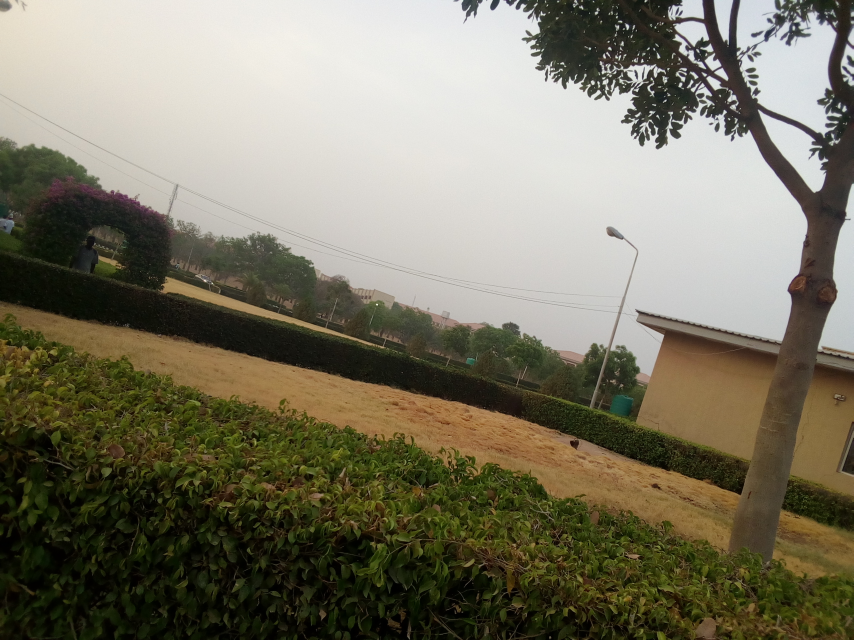
#> input picture tests/fixtures/pixel-converter/flower-landscape.jpg, 2560 x 1920 px, given in place of manga_bg_01.png, which was not available (shown at 1/3 size)
$ python make-comic-fixture.py
#> lines starting #> are read from the running program, lines starting #| are printed output that depends on the picture; pictures that were not available may be replaced by others from this repository, and a replacement may not be noted
"""Compose an original CC0 test comic from Pavel Kutejnikov's CC0 manga backgrounds.

The upstream archive is intentionally not vendored. It is available at
https://opengameart.org/content/manga-style-background (manga_bg.7z).
Expected extracted inputs: manga_bg_01.png, manga_bg_04.png, manga_bg_08.png.
The committed output is itself released CC0 by the Nerulio T8 implementation author.
"""
from pathlib import Path
from PIL import Image, ImageDraw, ImageFont, ImageOps

ROOT = Path(__file__).resolve().parents[3]
SRC = ROOT / 'test-results' / 't8' / 'manga-bg-src'
OUT = Path(__file__).parent / 'comic-page.png'
W, H = 800, 3000
PAGE = Image.new('RGB', (W, H), '#f5f3ed')
D = ImageDraw.Draw(PAGE)
FONT = 'C:/Windows/Fonts/arial.ttf'
TITLE = ImageFont.truetype(FONT, 27)
D.text((31, 18), 'THE LAST SIGNAL  /  EPISODE TEST', font=TITLE, fill='#161616')

def panel(name, y, dialogue, bubble_x, actor_x, sfx=None):
#> called with name = 'manga_bg_01.png', y = 70, dialogue = 'The signal is gone.', bubble_x = 42, actor_x = 625
    art = Image.open(SRC / name).convert('RGB')
#> art is the input picture: PIL image 2560x1920 RGB; mean R, G, B 123.2, 118.8, 100.9
    art = ImageOps.fit(art, (752, 850), method=Image.Resampling.LANCZOS, centering=(.5, .5))
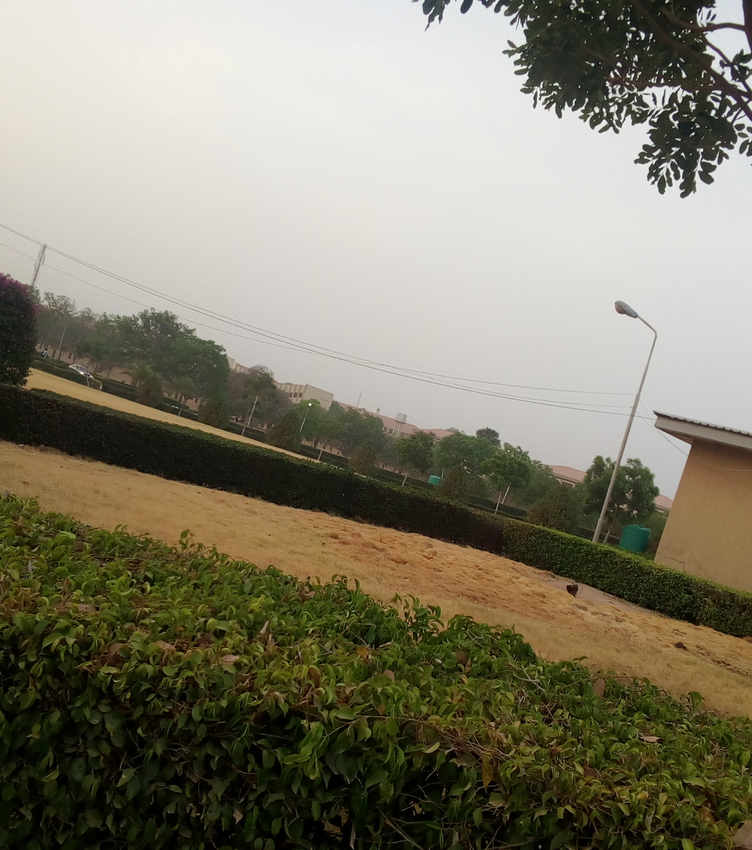
#> art: PIL image 752x850 RGB; mean R, G, B 131.3, 127, 109
    PAGE.paste(art, (24, y))
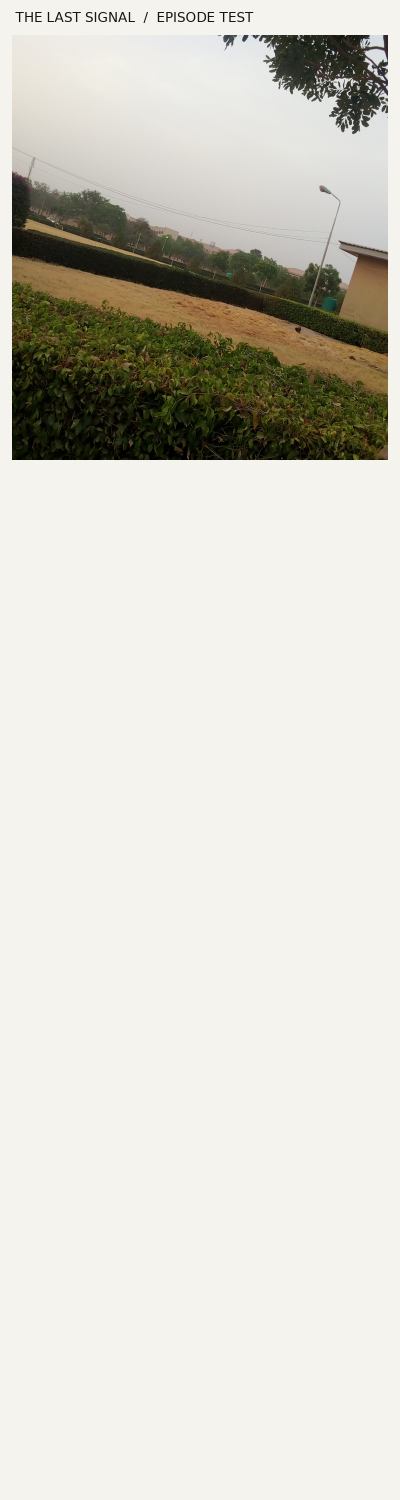
#> PAGE: PIL image 800x3000 RGB (shown at 1/2 size); mean R, G, B 214.5, 211.9, 202.7
    dr = ImageDraw.Draw(PAGE)
    dr.rectangle((21, y-3, 779, y+853), outline='#111', width=6)
    # Original ink silhouette, deliberately simple and distinct from upstream art.
    ax, ay = actor_x, y+610
    dr.ellipse((ax-31, ay-72, ax+31, ay-10), fill='#090909')
    dr.polygon([(ax-44, ay-8), (ax+41, ay-8), (ax+64, ay+217), (ax-70, ay+217)], fill='#090909')
    dr.line((ax-53, ay+30, ax-98, ay+157), fill='#090909', width=19)
    dr.line((ax+45, ay+26, ax+88, ay+165), fill='#090909', width=19)
    x = bubble_x
    dr.rounded_rectangle((x, y+55, x+460, y+190), radius=60, fill='white', outline='#111', width=5)
    dr.polygon([(x+250, y+181), (x+340, y+180), (ax, ay-74)], fill='white')
    dr.line([(x+250, y+182), (ax, ay-74), (x+340, y+180)], fill='#111', width=4)
    dr.text((x+34, y+102), dialogue, font=ImageFont.truetype(FONT, 33), fill='#111')
    if sfx:
        dr.text((520, y+440), sfx, font=ImageFont.truetype(FONT, 61), fill='white', stroke_width=4, stroke_fill='#111')

panel('manga_bg_01.png', 70, 'The signal is gone.', 42, 625)
panel('manga_bg_04.png', 1060, 'Look above.', 285, 153, 'KLANG')
#> call 2 of panel, with name = 'manga_bg_04.png', y = 1060, dialogue = 'Look above.', bubble_x = 285, actor_x = 153, sfx = 'KLANG'
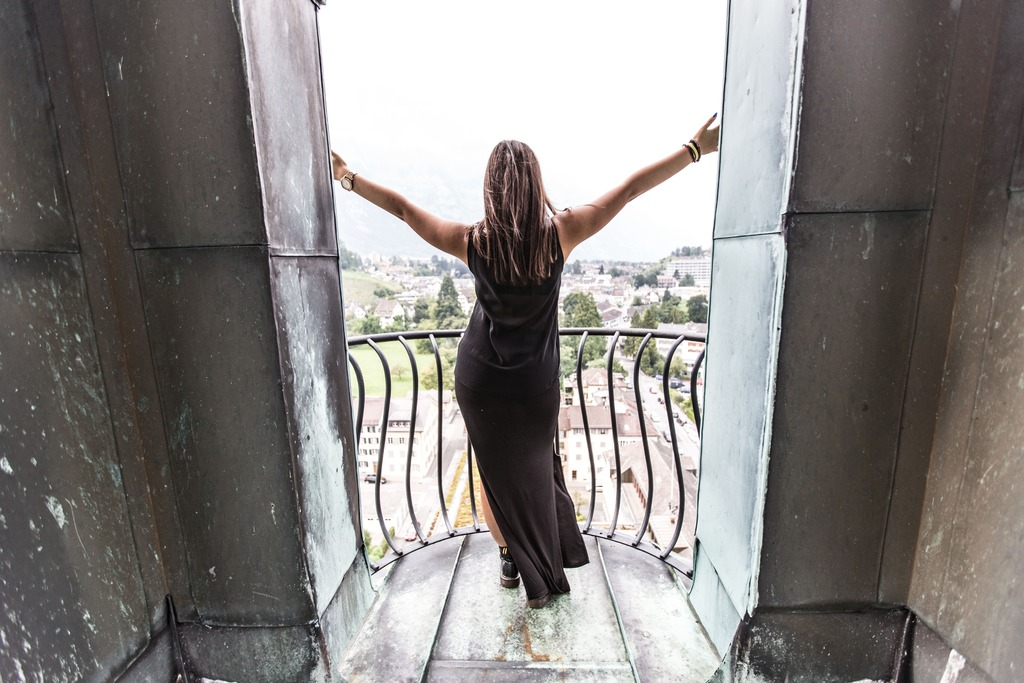
#> input picture tests/fixtures/pixel-converter/portrait-1024.jpg, 1024 x 683 px, given in place of manga_bg_04.png, which was not available
#> in panel, art is the input picture: PIL image 1024x683 RGB; mean R, G, B 135.2, 131.6, 129.2
#> in panel (call 2), `art = ImageOps.fit(art, (752, 850), method=Image.Resampling.LANCZOS, c..`:
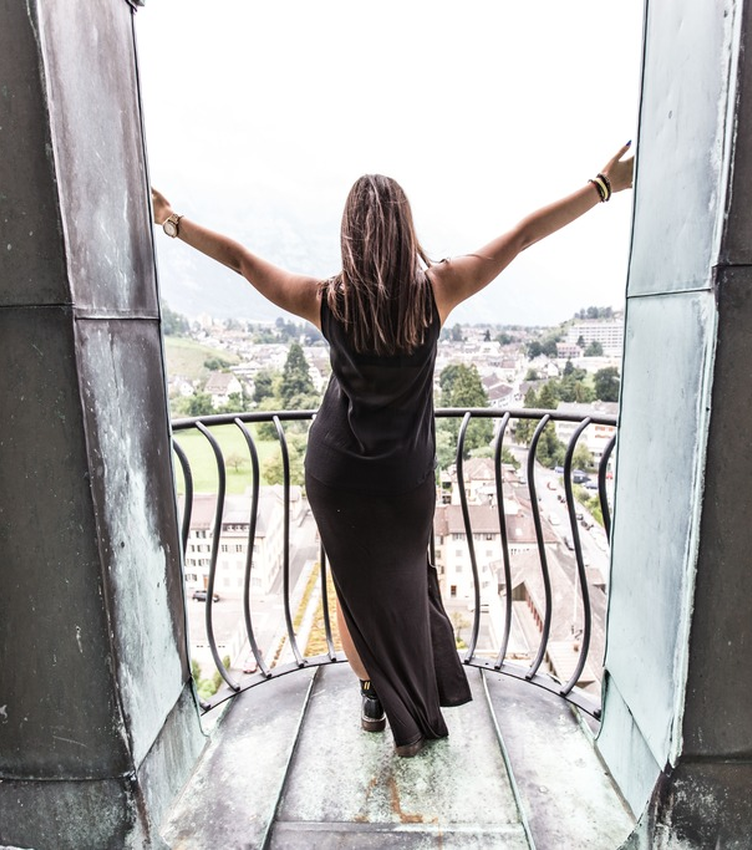
#> art: PIL image 752x850 RGB; mean R, G, B 171.7, 170, 169
#> in panel (call 2), `PAGE.paste(art, (24, y))`:
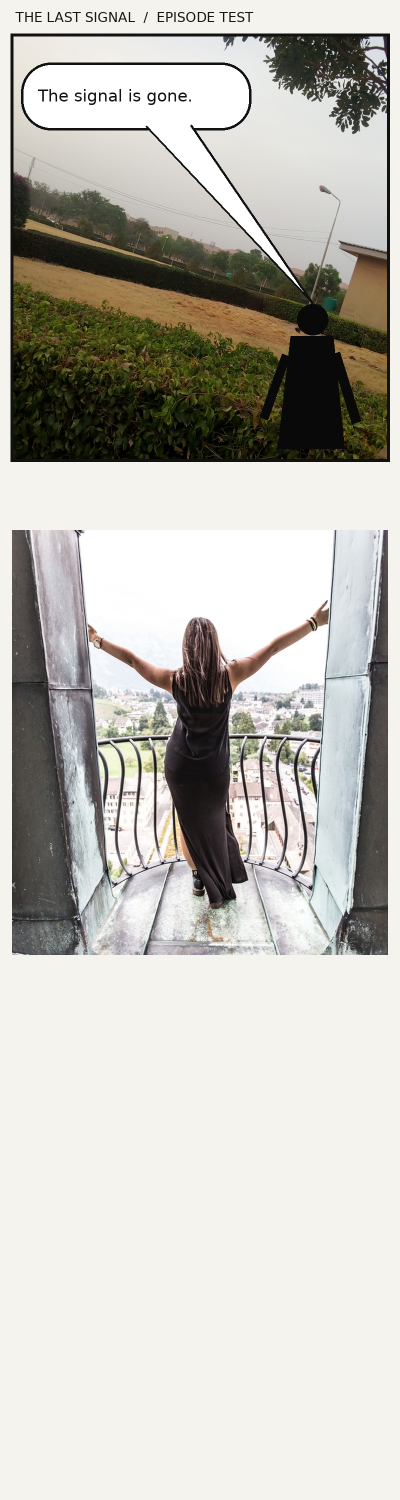
#> PAGE: PIL image 800x3000 RGB (shown at 1/2 size); mean R, G, B 192.4, 190.1, 183.1
panel('manga_bg_08.png', 2050, "It's still here.", 45, 580)
#> call 3 of panel, with name = 'manga_bg_08.png', y = 2050, dialogue = "It's still here.", bubble_x = 45, actor_x = 580
#> in panel (call 3), `PAGE.paste(art, (24, y))`:
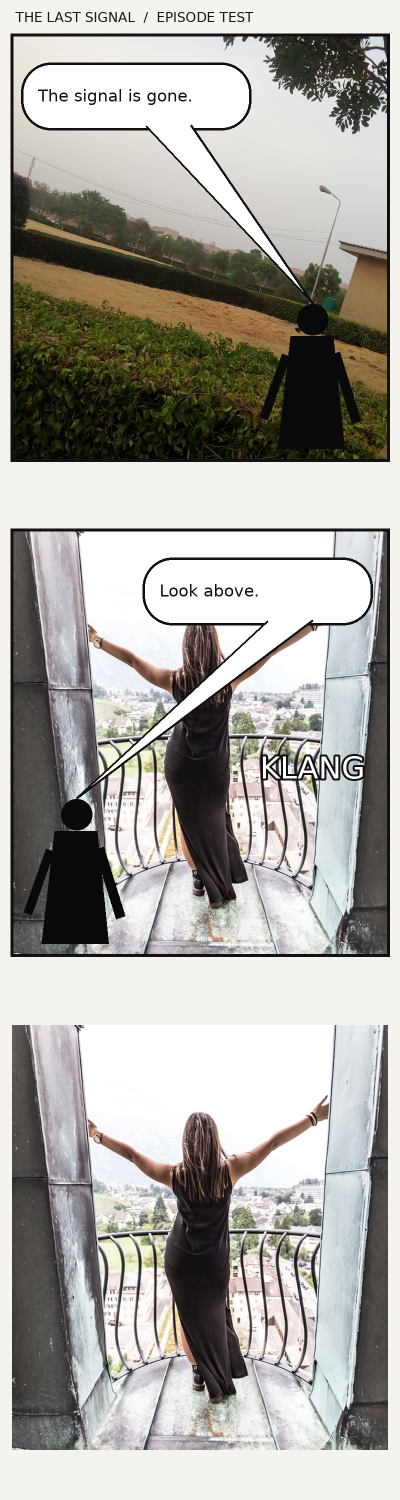
#> PAGE: PIL image 800x3000 RGB (shown at 1/2 size); mean R, G, B 169.4, 167.2, 161.6
PAGE.save(OUT, optimize=True)
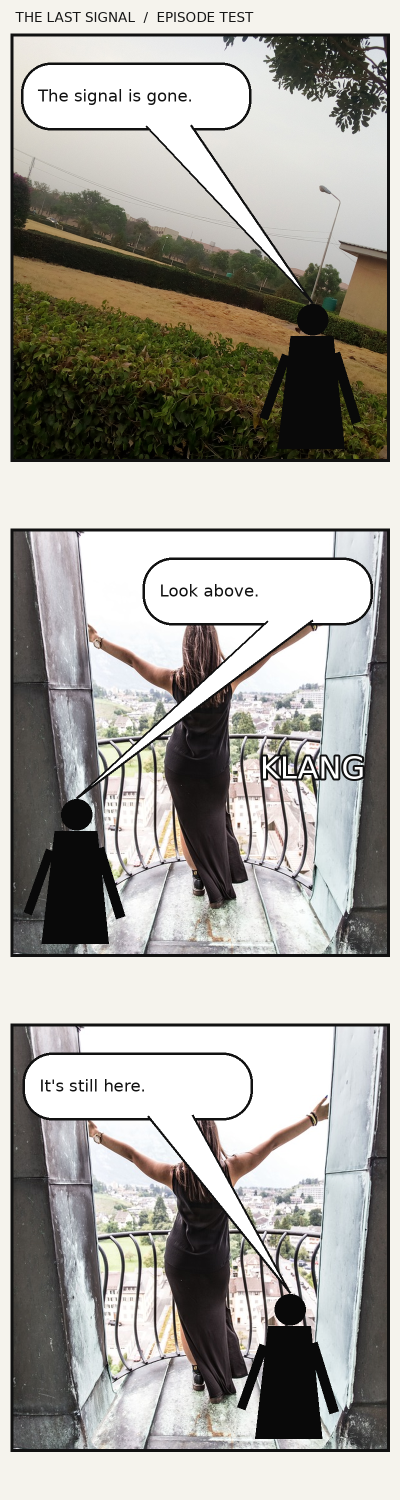
#> saved as comic-page.png: PIL image 800x3000 RGB (shown at 1/2 size); mean R, G, B 165.7, 163.6, 158
print(OUT)
